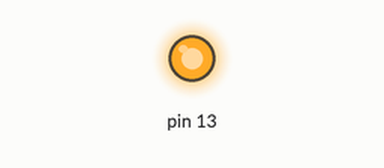
Recording of a sketch running on a simulated Arduino Uno, built with avr-gcc and run on an emulated ATmega328P. On the bench: output pins drawn as LEDs (lit = HIGH).

Above: at 0.2 s.
At 24.0 s:
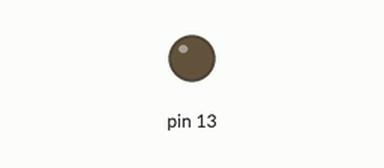
Timing chart, 0 to 32.5 s (numbered marks = the images above):
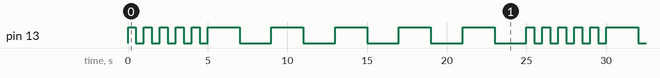

The sketch:

Module3.ino
```cpp
void setup() {
  // put your setup code here, to run once:
  pinMode(13, OUTPUT);

}

void loop() {
  // put your main code here, to run repeatedly:
  for(int i =0; i < 5; i++){
    digitalWrite(13, HIGH);   // turn the LED on (HIGH is the voltage level)
    delay(500);
    digitalWrite(13, LOW);    // turn the LED off by making the voltage LOW
    delay(500);
  }
  for(int i = 0; i < 5; i++){
    digitalWrite(13, HIGH);   // turn the LED on (HIGH is the voltage level)
    delay(2000);
    digitalWrite(13, LOW);    // turn the LED off by making the voltage LOW
    delay(2000);
  }
}
```

module2.c
```cpp
#include<stdio.h>
int main(){
    int n0, n1, n3;
    n0 = 0, n1 = 1;
    printf("%d %d ", n0, n1);
    for(int i = 0; i < 4; i++){
        n3 = n0 + n1;
        printf("%d ", n3);
        n0 = n1;
        n1 = n3;
    }
}


		
```

Measured:
- by itself, pin 13: repeats every 25.0 s: 4 × (LOW 0.50 s, HIGH 0.50 s), LOW 0.50 s, 5 × (HIGH 2.0 s, LOW 2.0 s), HIGH 0.50 s
- by itself, everything shown: repeats every 25.0 s, in 20 steps
